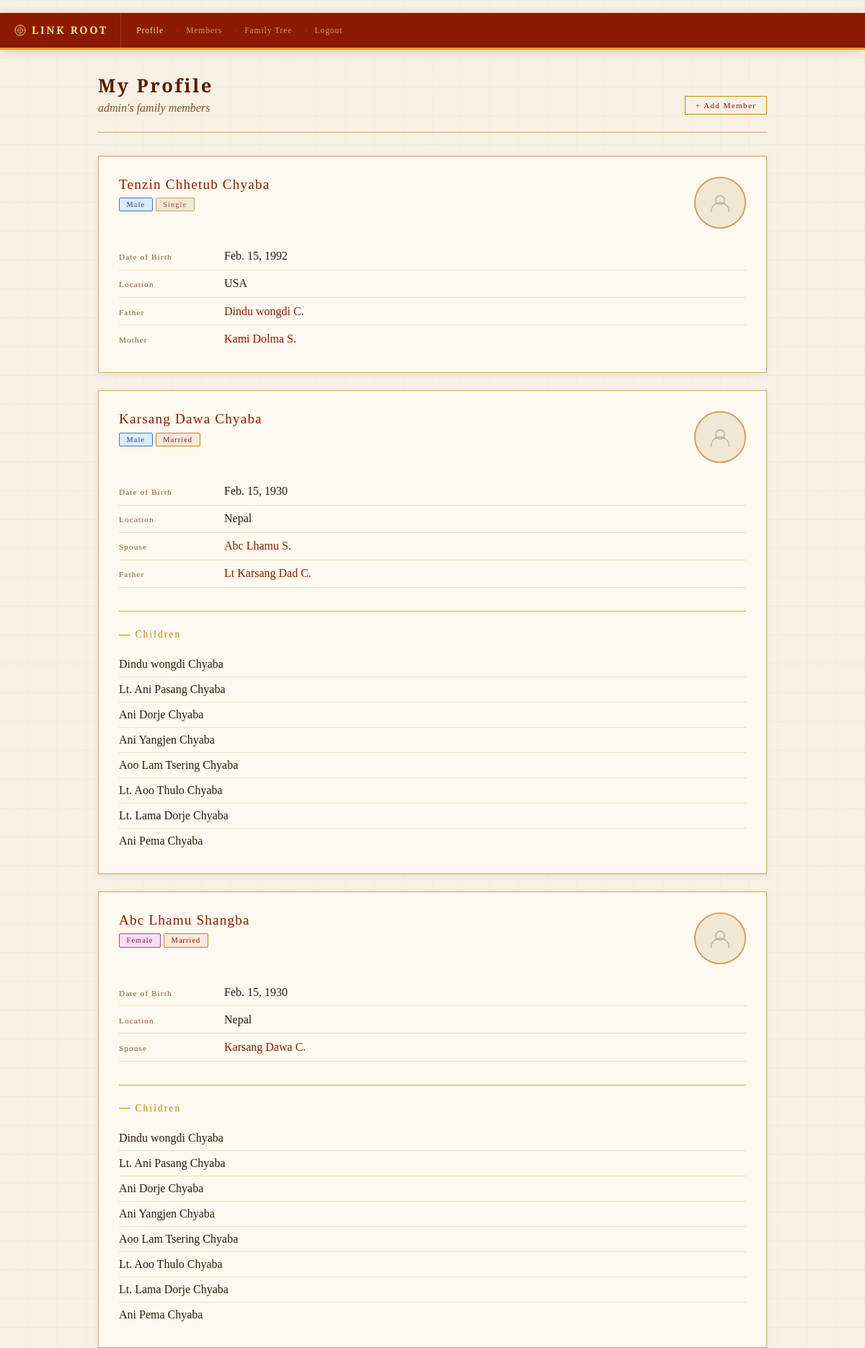
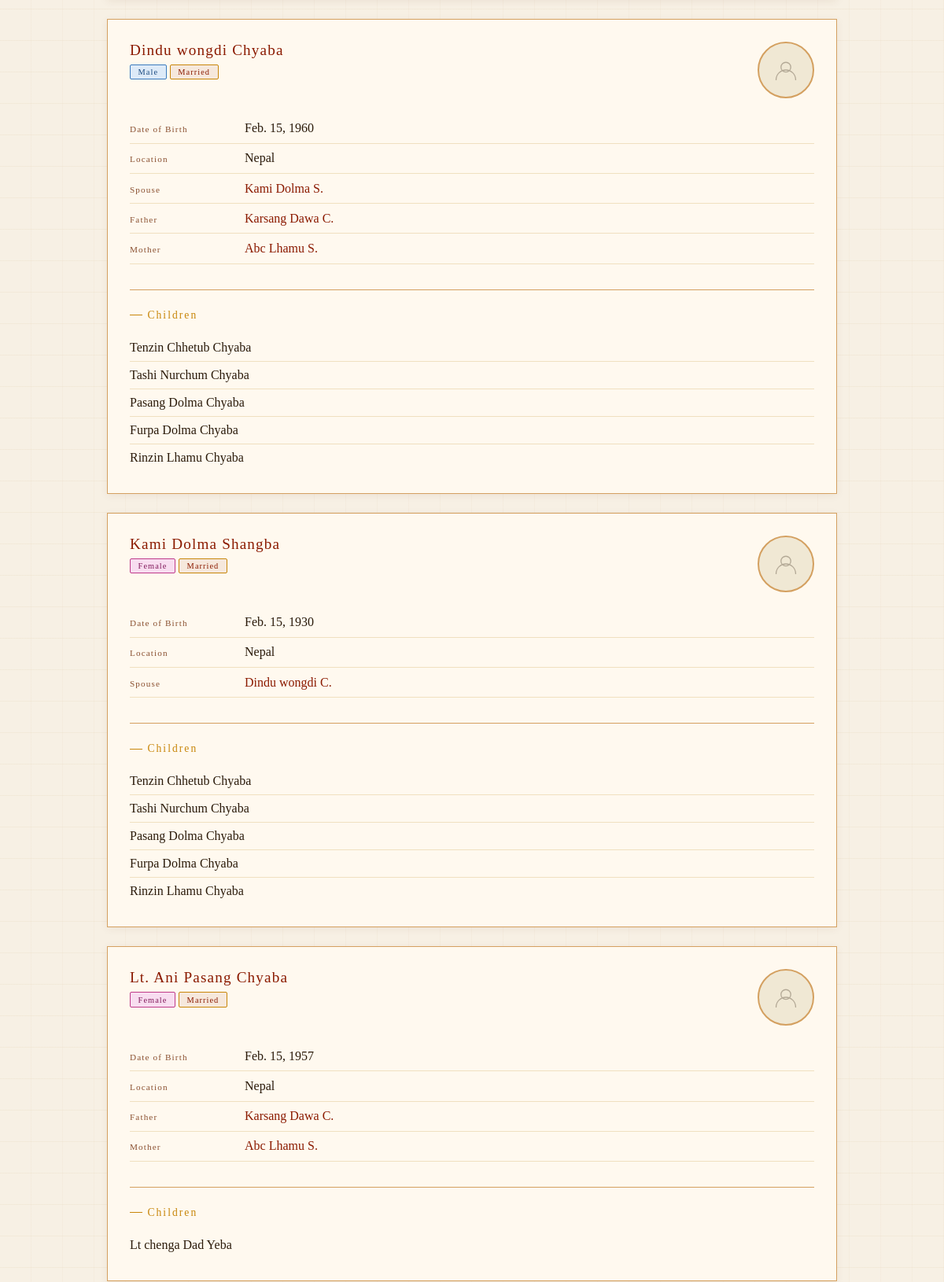
/accounts/profile/ (signed in, upper part), run on the app's committed database (2 pictures, top to bottom).
### accounts/models.py (models this page shows, shortened)
class FamilyMember(models.Model):
    user           = models.ForeignKey(User, on_delete=models.CASCADE, null=True, blank=True)
    first_name     = models.CharField(max_length=100)
    middle_name    = models.CharField(max_length=100, blank=True)
    last_name      = models.CharField(max_length=100)
    gender         = models.CharField(max_length=1, choices=GENDER_CHOICES, null=True, blank=True)
    marital_status = models.CharField(max_length=10, choices=MARITAL_STATUS, default='Single')
    date_of_birth  = models.DateField(null=True, blank=True)
    date_of_death  = models.DateField(null=True, blank=True)   # ← new
    address        = models.TextField(blank=True)
    photo          = models.ImageField(upload_to='members/', blank=True, null=True)
    phone          = models.CharField(max_length=30, blank=True)
    facebook       = models.CharField(max_length=200, blank=True)
    instagram      = models.CharField(max_length=200, blank=True)
    father = models.ForeignKey(
        'self', null=True, blank=True,
        on_delete=models.SET_NULL,
        related_name='children_of_father'
    )
    mother = models.ForeignKey(
        'self', null=True, blank=True,
        on_delete=models.SET_NULL,
        related_name='children_of_mother'
    )
    spouse = models.ForeignKey(
        'self', null=True, blank=True,
        on_delete=models.SET_NULL,
        related_name='married_to'
    )
    def get_children(self):
        from itertools import chain
        return list(chain(
            self.children_of_father.all(),
            self.children_of_mother.all()
        ))
    def __str__(self):
        if self.middle_name:
            return f"{self.first_name} {self.middle_name} {self.last_name[0]}."
        return f"{self.first_name} {self.last_name[0]}."

### accounts/views.py (the view)
# urls.py: path('profile/', views.dashboard, name='profile'),
@login_required
def dashboard(request):
    members = FamilyMember.objects.filter(user=request.user)
    member_data = []
    for member in members:
        children = member.get_children()
        member_data.append({
            'member': member,
            'children': children,
        })
    return render(request, 'accounts/dashboard.html', {'member_data': member_data})

### accounts/templates/accounts/dashboard.html (shortened to what this page needs)
﻿{% extends 'accounts/base.html' %}
{% block content %}
<div class="main">
  <div class="page-header" style="display:flex; justify-content:space-between; align-items:flex-end;">
    <div>
      <div class="page-title">My Profile</div>
      <div class="page-subtitle">{{ user.username }}'s family members</div>
    </div>
    <a href="{% url 'add_member' %}" class="btn btn-sm">+ Add Member</a>
  </div>
  {% if member_data %}
    {% for data in member_data %}
    <div class="card" style="margin-bottom:1.5rem;">
      <div style="display:flex; justify-content:space-between; align-items:flex-start; margin-bottom:1.25rem;">
        <div style="flex:1; min-width:0; padding-right:1rem;">
          <a href="{% url 'family_detail' data.member.pk %}" class="text-link"
            style="font-family:'Cinzel',serif; font-size:1.2rem; letter-spacing:0.06em;">
            {{ data.member.first_name }} {{ data.member.middle_name }} {{ data.member.last_name }}
          </a>
          <div style="margin-top:0.4rem;">
            {% if data.member.gender == 'M' %}<span class="badge badge-male">Male</span>
            {% elif data.member.gender == 'F' %}<span class="badge badge-female">Female</span>{% endif %}
            {% if data.member.marital_status == 'Married' %}<span class="badge badge-married">Married</span>
            {% else %}<span class="badge badge-single">Single</span>{% endif %}
          </div>
        </div>
        <div style="flex-shrink:0;">
          {% if data.member.photo %}
            <img src="{{ data.member.photo.url }}" alt="{{ data.member.first_name }}"
              style="width:72px; height:72px; border-radius:50%; object-fit:cover; border:2px solid #7a6430; display:block;" />
          {% else %}
            <div style="width:72px; height:72px; border-radius:50%; background:var(--surface2); border:2px solid var(--border); display:flex; align-items:center; justify-content:center;">
              <svg width="32" height="32" viewBox="0 0 36 36" fill="none" xmlns="http://www.w3.org/2000/svg" style="opacity:0.3;">
                <circle cx="18" cy="14" r="7" stroke="currentColor" stroke-width="1.5"/>
                <path d="M4 32c0-7.732 6.268-14 14-14s14 6.268 14 14" stroke="currentColor" stroke-width="1.5" stroke-linecap="round"/>
              </svg>
            </div>
          {% endif %}
        </div>
      </div>
      <div class="detail-row"><span class="detail-label">Date of Birth</span><span class="detail-value">{{ data.member.date_of_birth|default:"—" }}</span></div>
      <div class="detail-row"><span class="detail-label">Location</span><span class="detail-value">{{ data.member.address|default:"—" }}</span></div>
      {% if data.member.marital_status == 'Married' and data.member.spouse %}
      <div class="detail-row">
        <span class="detail-label">Spouse</span>
        <span class="detail-value"><a href="{% url 'family_detail' data.member.spouse.pk %}" class="text-link">{{ data.member.spouse }}</a></span>
      </div>
      {% endif %}
      {% if data.member.father %}
      <div class="detail-row">
        <span class="detail-label">Father</span>
        <span class="detail-value"><a href="{% url 'family_detail' data.member.father.pk %}" class="text-link">{{ data.member.father }}</a></span>
      </div>
      {% endif %}
      {% if data.member.mother %}
      <div class="detail-row">
        <span class="detail-label">Mother</span>
        <span class="detail-value"><a href="{% url 'family_detail' data.member.mother.pk %}" class="text-link">{{ data.member.mother }}</a></span>
      </div>
      {% endif %}
      {% if data.children %}
      <div class="section">
        <div class="section-title">Children</div>
        <ul class="member-list">
          {% for child in data.children %}
          <li><a href="{% url 'family_detail' child.pk %}" class="text-link">{{ child.first_name }} {{ child.middle_name }} {{ child.last_name }}</a></li>
          {% endfor %}
        </ul>
      </div>
      {% endif %}
    </div>
    {% endfor %}
  {% endif %}
</div>
{% endblock %}

### accounts/templates/accounts/base.html (style rules this page uses)
:root { --bg: #f7f0e4; --surface: #fff9ef; --surface2: #f0e8d4; --border: #d4a060; --gold: #8B1a00; --gold-light: #5a1a00; --gold-dim: #c8860a; --text: #2a1a0a; --text-dim: #8a5030; --male: #ddeaf8; --male-border: #3a7abf; --female: #f8ddf0; --female-border:#bf3a8a; --error: #bf3a3a; }
* { box-sizing: border-box; margin: 0; padding: 0; }
body { background: var(--bg); color: var(--text); font-family: 'Crimson Text', Georgia, serif; min-height: 100vh; }
body::before { content: ''; position: fixed; inset: 0; background-image: repeating-linear-gradient(0deg, transparent, transparent 39px, rgba(180,140,60,0.06) 39px, rgba(180,140,60,0.06) 40px), repeating-linear-gradient(90deg, transparent, transparent 39px, rgba(180,140,60,0.04) 39px, rgba(180,140,60,0.04) 40px); pointer-events: none; z-index: 0; }
.main { position: relative; z-index: 1; max-width: 960px; margin: 0 auto; padding: 2rem 1rem; }
.page-header { margin-bottom: 2rem; padding-bottom: 1.5rem; border-bottom: 1px solid var(--border); }
.page-title { font-family: 'Cinzel', serif; font-size: clamp(1.2rem, 5vw, 1.6rem); font-weight: 600; color: var(--gold-light); letter-spacing: 0.1em; }
.page-subtitle { color: var(--text-dim); font-style: italic; font-size: 1rem; margin-top: 0.3rem; }
.card { background: var(--surface); border: 1px solid var(--border); padding: 1.75rem; margin-bottom: 1.25rem; position: relative; box-shadow: 0 2px 10px rgba(100,50,0,0.07); }
a.text-link { color: var(--gold); text-decoration: none; transition: color 0.2s; }
.member-list a.text-link { color: #2a1a0a; }
.badge { display: inline-block; padding: 0.2rem 0.6rem; font-family: 'Cinzel', serif; font-size: 0.65rem; letter-spacing: 0.1em; border-radius: 2px; }
.badge-male { background: var(--male); border: 1px solid var(--male-border); color: #1a4a80; }
.badge-female { background: var(--female); border: 1px solid var(--female-border); color: #80185a; }
.badge-married { background: rgba(139,26,0,0.08); border: 1px solid var(--gold-dim); color: var(--gold); }
.badge-single { background: var(--surface2); border: 1px solid var(--border); color: var(--text-dim); }
.section { margin-top: 2rem; padding-top: 1.5rem; border-top: 1px solid var(--border); }
.section-title { font-family: 'Cinzel', serif; font-size: 0.85rem; letter-spacing: 0.15em; color: var(--gold-dim); margin-bottom: 1rem; display: flex; align-items: center; gap: 0.4rem; }
.section-title::before { content: ''; display: inline-block; width: 16px; height: 1px; background: var(--gold-dim); }
.detail-row { display: flex; gap: 1rem; padding: 0.6rem 0; border-bottom: 1px solid #f0e0c0; align-items: baseline; flex-wrap: wrap; }
.detail-row:last-child { border-bottom: none; }
.detail-label { font-family: 'Cinzel', serif; font-size: 0.7rem; letter-spacing: 0.1em; color: var(--text-dim); min-width: 130px; flex-shrink: 0; }
.detail-value { color: var(--text); font-size: 1rem; }
.member-list { list-style: none; }
.member-list li { padding: 0.5rem 0; border-bottom: 1px solid #f0e0c0; color: #2a1a0a; }
.member-list li:last-child { border-bottom: none; }
.btn { background: transparent; border: 1px solid var(--gold-dim); color: var(--gold); padding: 0.65rem 1.4rem; font-family: 'Cinzel', serif; font-size: 0.8rem; letter-spacing: 0.12em; cursor: pointer; transition: all 0.2s; text-decoration: none; display: inline-block; }
.btn-sm { padding: 0.35rem 0.85rem; font-size: 0.7rem; }

### data on the page
FamilyMember: member.first_name "Tenzin", member.middle_name "Chhetub", member.last_name "Chyaba", gender "Male", marital_status "Single", member.date_of_birth "Feb. 15, 1992", member.address "USA", member.father "Dindu wongdi C.", member.mother "Kami Dolma S.", first_name "Tenzin", middle_name "Chhetub", last_name "Chyaba"
FamilyMember: member.first_name "Karsang", member.middle_name "Dawa", member.last_name "Chyaba", gender "Male", marital_status "Married", member.date_of_birth "Feb. 15, 1930", member.address "Nepal", member.spouse "Abc Lhamu S.", member.father "Lt Karsang Dad C."
FamilyMember: first_name "Dindu", middle_name "wongdi", last_name "Chyaba", member.first_name "Dindu", member.middle_name "wongdi", member.last_name "Chyaba", gender "Male", marital_status "Married", member.date_of_birth "Feb. 15, 1960", member.address "Nepal", member.spouse "Kami Dolma S.", member.father "Karsang Dawa C.", member.mother "Abc Lhamu S."
FamilyMember: first_name "Lt. Ani", middle_name "Pasang", last_name "Chyaba", member.first_name "Lt. Ani", member.middle_name "Pasang", member.last_name "Chyaba", gender "Female", marital_status "Married", member.date_of_birth "Feb. 15, 1957", member.address "Nepal", member.father "Karsang Dawa C.", member.mother "Abc Lhamu S."
FamilyMember: first_name "Ani", middle_name "Dorje", last_name "Chyaba"
FamilyMember: first_name "Ani", middle_name "Yangjen", last_name "Chyaba"
FamilyMember: first_name "Aoo", middle_name "Lam Tsering", last_name "Chyaba"
FamilyMember: first_name "Lt. Aoo", middle_name "Thulo", last_name "Chyaba"
FamilyMember: first_name "Lt. Lama", middle_name "Dorje", last_name "Chyaba"
FamilyMember: first_name "Ani", middle_name "Pema", last_name "Chyaba"
FamilyMember: member.first_name "Abc", member.middle_name "Lhamu", member.last_name "Shangba", gender "Female", marital_status "Married", member.date_of_birth "Feb. 15, 1930", member.address "Nepal", member.spouse "Karsang Dawa C."
FamilyMember: first_name "Tashi", middle_name "Nurchum", last_name "Chyaba"
FamilyMember: first_name "Pasang", middle_name "Dolma", last_name "Chyaba"
FamilyMember: first_name "Furpa", middle_name "Dolma", last_name "Chyaba"
FamilyMember: first_name "Rinzin", middle_name "Lhamu", last_name "Chyaba"
FamilyMember: member.first_name "Kami", member.middle_name "Dolma", member.last_name "Shangba", gender "Female", marital_status "Married", member.date_of_birth "Feb. 15, 1930", member.address "Nepal", member.spouse "Dindu wongdi C."
FamilyMember: first_name "Lt chenga", middle_name "Dad", last_name "Yeba"

### other printed values
{{ user.username }} "admin"
